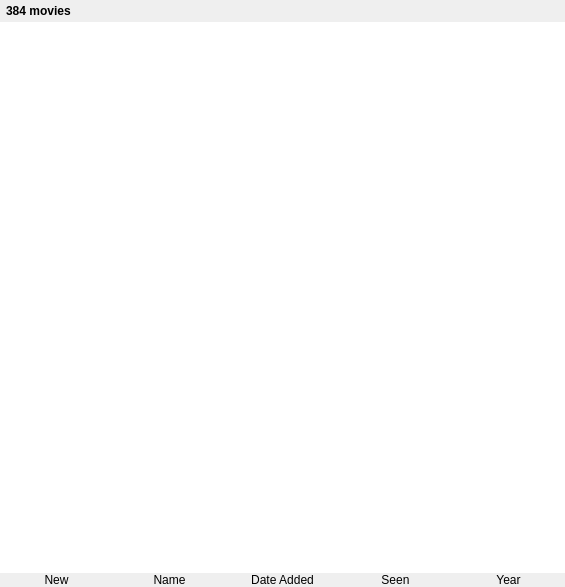
<?xml version="1.0" encoding="UTF-8"?>
<ui version="4.0">
 <class>FilesWidget</class>
 <widget class="QWidget" name="FilesWidget">
  <property name="geometry">
   <rect>
    <x>0</x>
    <y>0</y>
    <width>565</width>
    <height>587</height>
   </rect>
  </property>
  <layout class="QVBoxLayout" name="verticalLayout">
   <property name="spacing">
    <number>0</number>
   </property>
   <property name="leftMargin">
    <number>0</number>
   </property>
   <property name="topMargin">
    <number>0</number>
   </property>
   <property name="rightMargin">
    <number>0</number>
   </property>
   <property name="bottomMargin">
    <number>0</number>
   </property>
   <item>
    <widget class="QWidget" name="widget_2" native="true">
     <property name="font">
      <font>
       <pointsize>9</pointsize>
      </font>
     </property>
     <layout class="QVBoxLayout" name="verticalLayout_2">
      <property name="leftMargin">
       <number>6</number>
      </property>
      <property name="topMargin">
       <number>4</number>
      </property>
      <property name="rightMargin">
       <number>6</number>
      </property>
      <property name="bottomMargin">
       <number>4</number>
      </property>
      <item>
       <widget class="QLabel" name="statusLabel">
        <property name="font">
         <font>
          <weight>75</weight>
          <bold>true</bold>
         </font>
        </property>
        <property name="text">
         <string notr="true">384 movies</string>
        </property>
        <property name="alignment">
         <set>Qt::AlignLeading|Qt::AlignLeft|Qt::AlignVCenter</set>
        </property>
       </widget>
      </item>
     </layout>
    </widget>
   </item>
   <item>
    <widget class="MyTableView" name="files">
     <property name="minimumSize">
      <size>
       <width>200</width>
       <height>0</height>
      </size>
     </property>
     <property name="mouseTracking">
      <bool>true</bool>
     </property>
     <property name="contextMenuPolicy">
      <enum>Qt::CustomContextMenu</enum>
     </property>
     <property name="frameShape">
      <enum>QFrame::NoFrame</enum>
     </property>
     <property name="editTriggers">
      <set>QAbstractItemView::NoEditTriggers</set>
     </property>
     <property name="alternatingRowColors">
      <bool>true</bool>
     </property>
     <property name="selectionMode">
      <enum>QAbstractItemView::ExtendedSelection</enum>
     </property>
     <property name="selectionBehavior">
      <enum>QAbstractItemView::SelectRows</enum>
     </property>
     <property name="showGrid">
      <bool>false</bool>
     </property>
     <property name="sortingEnabled">
      <bool>true</bool>
     </property>
     <property name="useSearchOverlay" stdset="0">
      <bool>true</bool>
     </property>
     <attribute name="horizontalHeaderVisible">
      <bool>false</bool>
     </attribute>
     <attribute name="verticalHeaderVisible">
      <bool>false</bool>
     </attribute>
     <attribute name="verticalHeaderDefaultSectionSize">
      <number>22</number>
     </attribute>
     <attribute name="verticalHeaderMinimumSectionSize">
      <number>22</number>
     </attribute>
    </widget>
   </item>
   <item>
    <widget class="QWidget" name="sortLabelWidget" native="true">
     <layout class="QHBoxLayout" name="hlayoutSortLabelWidget" stretch="0,0,0,0,0">
      <property name="spacing">
       <number>0</number>
      </property>
      <property name="leftMargin">
       <number>0</number>
      </property>
      <property name="topMargin">
       <number>0</number>
      </property>
      <property name="rightMargin">
       <number>0</number>
      </property>
      <property name="bottomMargin">
       <number>0</number>
      </property>
      <item>
       <widget class="MyLabel" name="sortByNew">
        <property name="cursor">
         <cursorShape>PointingHandCursor</cursorShape>
        </property>
        <property name="text">
         <string>New</string>
        </property>
        <property name="alignment">
         <set>Qt::AlignCenter</set>
        </property>
        <property name="active" stdset="0">
         <bool>true</bool>
        </property>
       </widget>
      </item>
      <item>
       <widget class="MyLabel" name="sortByName">
        <property name="cursor">
         <cursorShape>PointingHandCursor</cursorShape>
        </property>
        <property name="text">
         <string>Name</string>
        </property>
        <property name="alignment">
         <set>Qt::AlignCenter</set>
        </property>
        <property name="active" stdset="0">
         <bool>false</bool>
        </property>
       </widget>
      </item>
      <item>
       <widget class="MyLabel" name="sortByLastAdded">
        <property name="cursor">
         <cursorShape>PointingHandCursor</cursorShape>
        </property>
        <property name="text">
         <string>Date Added</string>
        </property>
        <property name="alignment">
         <set>Qt::AlignCenter</set>
        </property>
        <property name="active" stdset="0">
         <bool>false</bool>
        </property>
       </widget>
      </item>
      <item>
       <widget class="MyLabel" name="sortBySeen">
        <property name="cursor">
         <cursorShape>PointingHandCursor</cursorShape>
        </property>
        <property name="text">
         <string>Seen</string>
        </property>
        <property name="alignment">
         <set>Qt::AlignCenter</set>
        </property>
        <property name="active" stdset="0">
         <bool>false</bool>
        </property>
       </widget>
      </item>
      <item>
       <widget class="MyLabel" name="sortByYear">
        <property name="cursor">
         <cursorShape>PointingHandCursor</cursorShape>
        </property>
        <property name="text">
         <string>Year</string>
        </property>
        <property name="alignment">
         <set>Qt::AlignCenter</set>
        </property>
        <property name="active" stdset="0">
         <bool>false</bool>
        </property>
       </widget>
      </item>
     </layout>
    </widget>
   </item>
  </layout>
 </widget>
 <customwidgets>
  <customwidget>
   <class>MyLabel</class>
   <extends>QLabel</extends>
   <header>ui/small_widgets/MyLabel.h</header>
  </customwidget>
  <customwidget>
   <class>MyTableView</class>
   <extends>QTableView</extends>
   <header>ui/small_widgets/MyTableView.h</header>
  </customwidget>
 </customwidgets>
 <resources/>
 <connections/>
 <slots>
  <signal>movieSelected(Movie*)</signal>
  <signal>noMovieSelected()</signal>
 </slots>
</ui>
